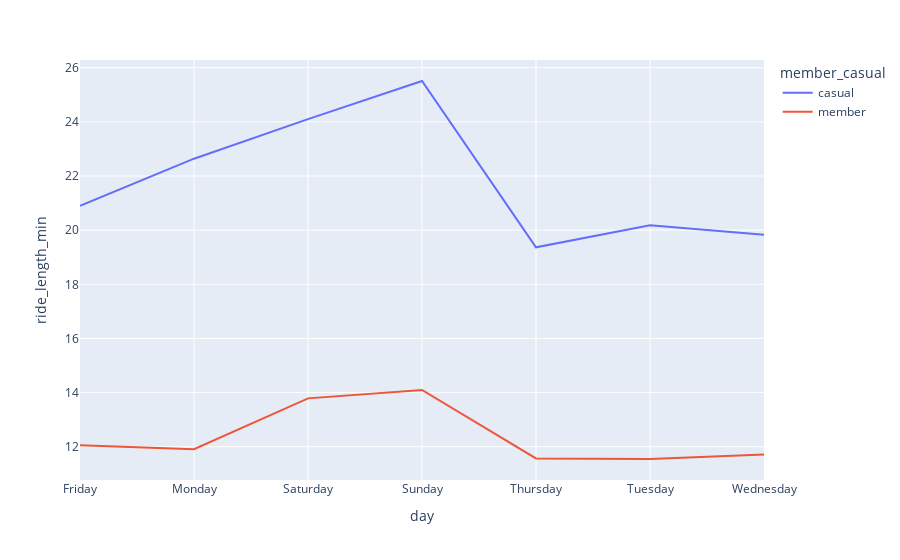

Notebook source saved alongside this figure:
### Markdown cell above
Ride length per weekday
Let's see what is the difference between users in terms of ride length per day

### Code cell
day_grp = df_99.groupby(['member_casual','day']).mean(numeric_only=True).reset_index()
day_line=px.line(data_frame=day_grp,x='day',y='ride_length_min',color='member_casual')


day_line.show()

### Figure 1 — Plotly figure (JSON) as saved in the notebook; plotly's stock layout.template omitted (floating-point values rounded to 4 significant figures)
{"data": [{"hovertemplate": "member_casual=casual<br>day=%{x}<br>ride_length_min=%{y}<extra></extra>", "legendgroup": "casual", "line": {"color": "#636efa", "dash": "solid"}, "marker": {"symbol": "circle"}, "mode": "lines", "name": "casual", "orientation": "v", "showlegend": true, "type": "scatter", "x": ["Friday", "Monday", "Saturday", "Sunday", "Thursday", "Tuesday", "Wednesday"], "xaxis": "x", "y": [20.9, 22.64, 24.1, 25.51, 19.37, 20.18, 19.83], "yaxis": "y"}, {"hovertemplate": "member_casual=member<br>day=%{x}<br>ride_length_min=%{y}<extra></extra>", "legendgroup": "member", "line": {"color": "#EF553B", "dash": "solid"}, "marker": {"symbol": "circle"}, "mode": "lines", "name": "member", "orientation": "v", "showlegend": true, "type": "scatter", "x": ["Friday", "Monday", "Saturday", "Sunday", "Thursday", "Tuesday", "Wednesday"], "xaxis": "x", "y": [12.05, 11.91, 13.79, 14.1, 11.57, 11.55, 11.71], "yaxis": "y"}], "layout": {"legend": {"title": {"text": "member_casual"}, "tracegroupgap": 0}, "margin": {"t": 60}, "xaxis": {"anchor": "y", "domain": [0, 1], "title": {"text": "day"}}, "yaxis": {"anchor": "x", "domain": [0, 1], "title": {"text": "ride_length_min"}}}}
